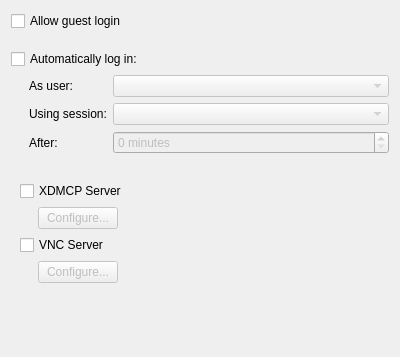
<?xml version="1.0" encoding="UTF-8"?>
<ui version="4.0">
 <class>CoreConfig</class>
 <widget class="QWidget" name="CoreConfig">
  <property name="geometry">
   <rect>
    <x>0</x>
    <y>0</y>
    <width>400</width>
    <height>357</height>
   </rect>
  </property>
  <property name="windowTitle">
   <string>Form</string>
  </property>
  <layout class="QVBoxLayout" name="verticalLayout_2">
   <item>
    <widget class="QCheckBox" name="allowGuest">
     <property name="text">
      <string>Allow guest login</string>
     </property>
    </widget>
   </item>
   <item>
    <spacer name="verticalSpacer_3">
     <property name="orientation">
      <enum>Qt::Vertical</enum>
     </property>
     <property name="sizeType">
      <enum>QSizePolicy::Fixed</enum>
     </property>
     <property name="sizeHint" stdset="0">
      <size>
       <width>20</width>
       <height>12</height>
      </size>
     </property>
    </spacer>
   </item>
   <item>
    <widget class="QCheckBox" name="autoLogin">
     <property name="text">
      <string>Automatically log in:</string>
     </property>
    </widget>
   </item>
   <item>
    <layout class="QFormLayout" name="formLayout">
     <property name="leftMargin">
      <number>18</number>
     </property>
     <item row="0" column="0">
      <widget class="QLabel" name="label">
       <property name="text">
        <string>As user:</string>
       </property>
       <property name="buddy">
        <cstring>autoLoginUser</cstring>
       </property>
      </widget>
     </item>
     <item row="0" column="1">
      <widget class="QComboBox" name="autoLoginUser">
       <property name="enabled">
        <bool>false</bool>
       </property>
      </widget>
     </item>
     <item row="1" column="0">
      <widget class="QLabel" name="label_2">
       <property name="text">
        <string>Using session:</string>
       </property>
       <property name="buddy">
        <cstring>autoLoginSession</cstring>
       </property>
      </widget>
     </item>
     <item row="1" column="1">
      <widget class="QComboBox" name="autoLoginSession">
       <property name="enabled">
        <bool>false</bool>
       </property>
      </widget>
     </item>
     <item row="2" column="0">
      <widget class="QLabel" name="label_3">
       <property name="text">
        <string>After:</string>
       </property>
       <property name="buddy">
        <cstring>autoLoginTimeout</cstring>
       </property>
      </widget>
     </item>
     <item row="2" column="1">
      <widget class="QSpinBox" name="autoLoginTimeout">
       <property name="enabled">
        <bool>false</bool>
       </property>
       <property name="suffix">
        <string> minutes</string>
       </property>
      </widget>
     </item>
    </layout>
   </item>
   <item>
    <spacer name="verticalSpacer_2">
     <property name="orientation">
      <enum>Qt::Vertical</enum>
     </property>
     <property name="sizeType">
      <enum>QSizePolicy::Fixed</enum>
     </property>
     <property name="sizeHint" stdset="0">
      <size>
       <width>20</width>
       <height>12</height>
      </size>
     </property>
    </spacer>
   </item>
   <item>
    <widget class="QWidget" name="serverWidget" native="true">
     <layout class="QVBoxLayout" name="verticalLayout">
      <item>
       <widget class="QCheckBox" name="enableXdmcp">
        <property name="text">
         <string>XDMCP Server</string>
        </property>
       </widget>
      </item>
      <item>
       <layout class="QHBoxLayout" name="horizontalLayout_3">
        <property name="leftMargin">
         <number>18</number>
        </property>
        <item>
         <widget class="KPushButton" name="kpushbutton">
          <property name="enabled">
           <bool>false</bool>
          </property>
          <property name="text">
           <string>Configure...</string>
          </property>
         </widget>
        </item>
        <item>
         <spacer name="horizontalSpacer_2">
          <property name="orientation">
           <enum>Qt::Horizontal</enum>
          </property>
          <property name="sizeHint" stdset="0">
           <size>
            <width>40</width>
            <height>20</height>
           </size>
          </property>
         </spacer>
        </item>
       </layout>
      </item>
      <item>
       <widget class="QCheckBox" name="enableVnc">
        <property name="text">
         <string>VNC Server</string>
        </property>
       </widget>
      </item>
      <item>
       <layout class="QHBoxLayout" name="horizontalLayout_2">
        <property name="leftMargin">
         <number>18</number>
        </property>
        <item>
         <widget class="KPushButton" name="kpushbutton_2">
          <property name="enabled">
           <bool>false</bool>
          </property>
          <property name="text">
           <string>Configure...</string>
          </property>
         </widget>
        </item>
        <item>
         <spacer name="horizontalSpacer_3">
          <property name="orientation">
           <enum>Qt::Horizontal</enum>
          </property>
          <property name="sizeHint" stdset="0">
           <size>
            <width>40</width>
            <height>20</height>
           </size>
          </property>
         </spacer>
        </item>
       </layout>
      </item>
     </layout>
    </widget>
   </item>
   <item>
    <spacer name="verticalSpacer">
     <property name="orientation">
      <enum>Qt::Vertical</enum>
     </property>
     <property name="sizeHint" stdset="0">
      <size>
       <width>20</width>
       <height>40</height>
      </size>
     </property>
    </spacer>
   </item>
  </layout>
 </widget>
 <customwidgets>
  <customwidget>
   <class>KPushButton</class>
   <extends>QPushButton</extends>
   <header>kpushbutton.h</header>
  </customwidget>
 </customwidgets>
 <resources/>
 <connections>
  <connection>
   <sender>autoLogin</sender>
   <signal>toggled(bool)</signal>
   <receiver>autoLoginUser</receiver>
   <slot>setEnabled(bool)</slot>
   <hints>
    <hint type="sourcelabel">
     <x>90</x>
     <y>36</y>
    </hint>
    <hint type="destinationlabel">
     <x>118</x>
     <y>65</y>
    </hint>
   </hints>
  </connection>
  <connection>
   <sender>autoLogin</sender>
   <signal>toggled(bool)</signal>
   <receiver>autoLoginSession</receiver>
   <slot>setEnabled(bool)</slot>
   <hints>
    <hint type="sourcelabel">
     <x>67</x>
     <y>39</y>
    </hint>
    <hint type="destinationlabel">
     <x>120</x>
     <y>102</y>
    </hint>
   </hints>
  </connection>
  <connection>
   <sender>autoLogin</sender>
   <signal>toggled(bool)</signal>
   <receiver>autoLoginTimeout</receiver>
   <slot>setEnabled(bool)</slot>
   <hints>
    <hint type="sourcelabel">
     <x>38</x>
     <y>38</y>
    </hint>
    <hint type="destinationlabel">
     <x>125</x>
     <y>127</y>
    </hint>
   </hints>
  </connection>
  <connection>
   <sender>enableXdmcp</sender>
   <signal>toggled(bool)</signal>
   <receiver>kpushbutton</receiver>
   <slot>setEnabled(bool)</slot>
   <hints>
    <hint type="sourcelabel">
     <x>104</x>
     <y>182</y>
    </hint>
    <hint type="destinationlabel">
     <x>208</x>
     <y>192</y>
    </hint>
   </hints>
  </connection>
  <connection>
   <sender>enableVnc</sender>
   <signal>toggled(bool)</signal>
   <receiver>kpushbutton_2</receiver>
   <slot>setEnabled(bool)</slot>
   <hints>
    <hint type="sourcelabel">
     <x>84</x>
     <y>217</y>
    </hint>
    <hint type="destinationlabel">
     <x>197</x>
     <y>217</y>
    </hint>
   </hints>
  </connection>
 </connections>
</ui>
